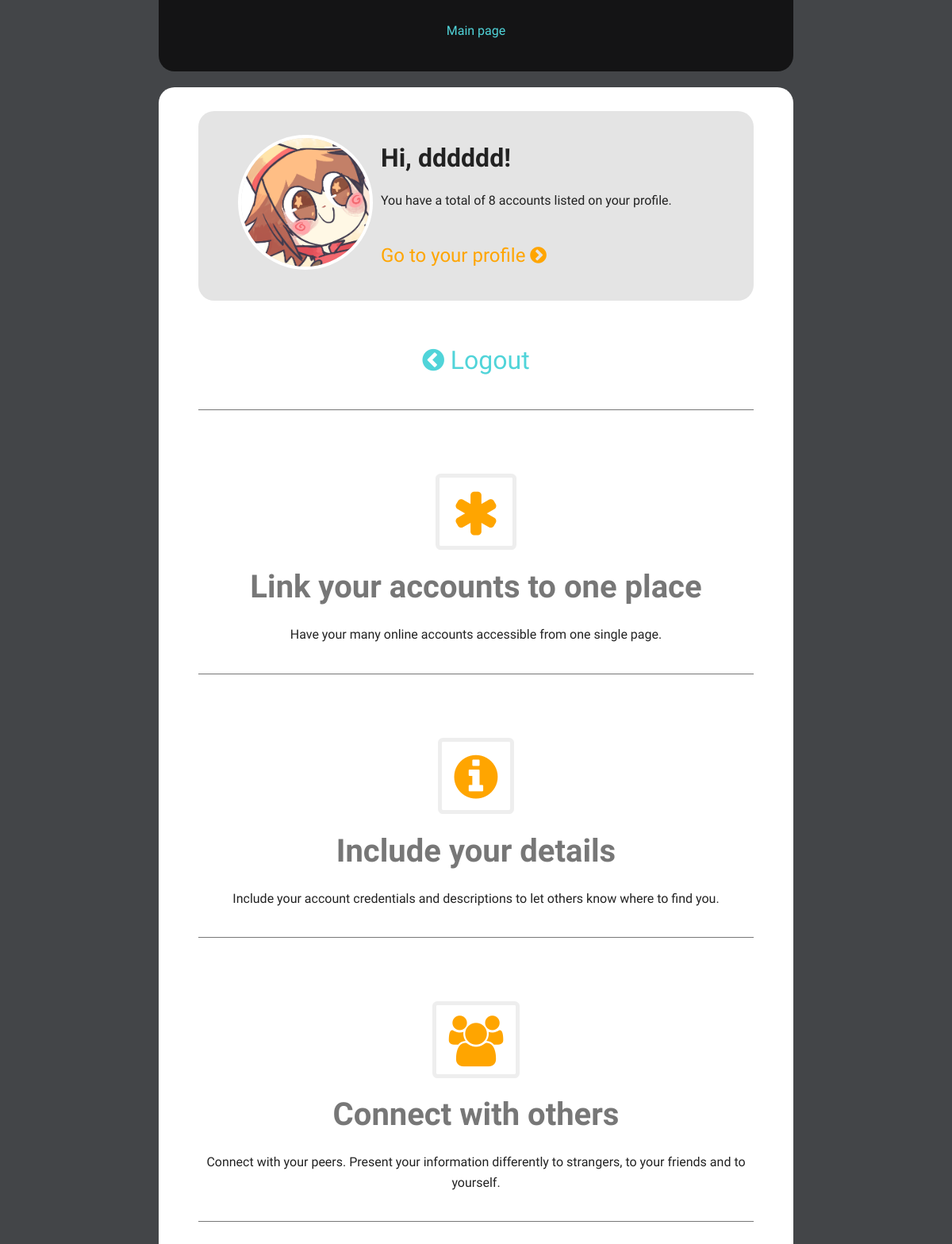
The app's page /main/ (signed in), older data.
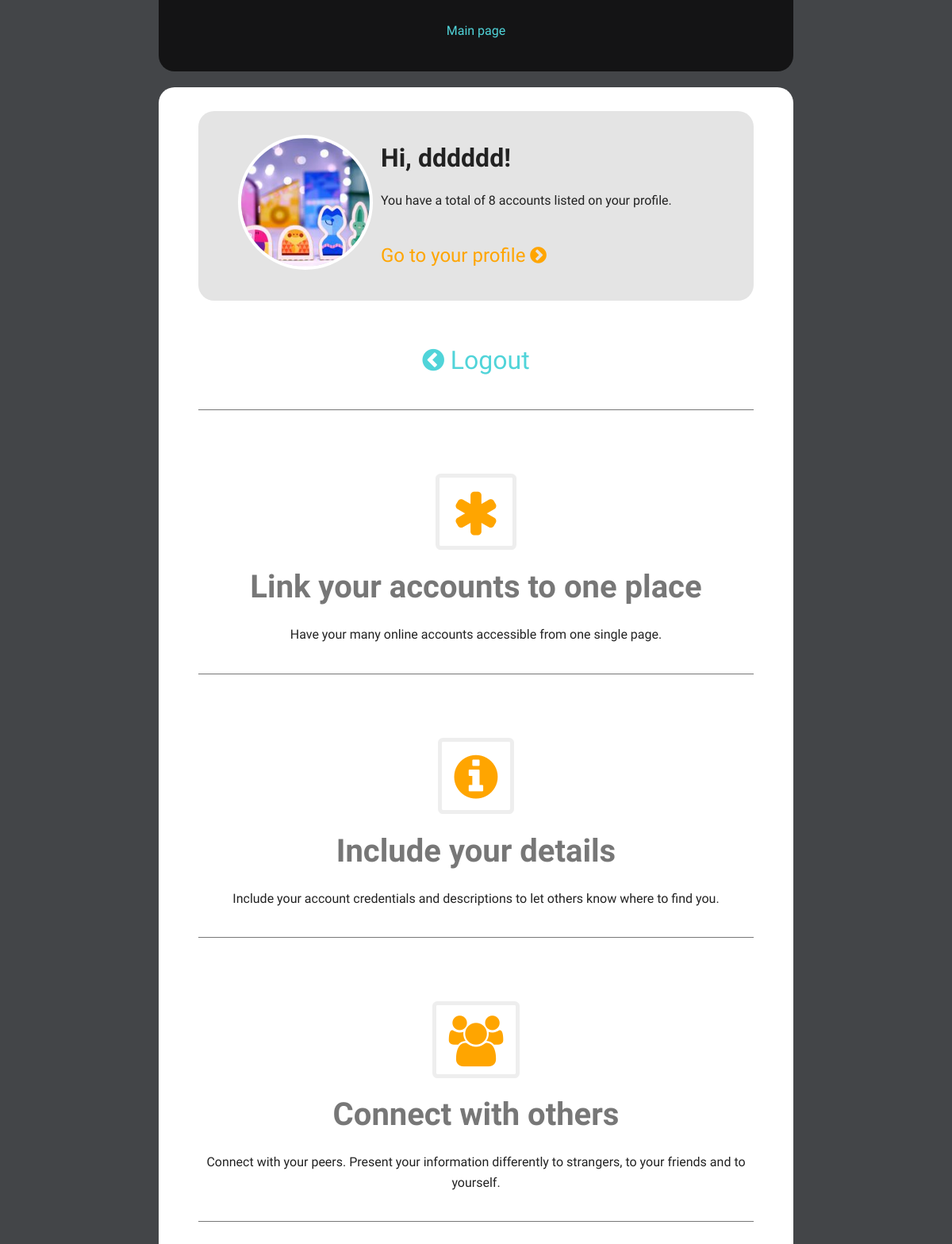
The same page, newer data.
### user/models.py (models this page shows, shortened)
class User(models.Model):
    VIS_CHOICES=(
        (1, 'Public'),
        (0, 'Private'),
    )
    username = models.CharField(max_length=50)
    password = models.CharField(max_length=50)
    email = models.EmailField()
    displayname = models.CharField(max_length=50)
    description = models.CharField(max_length=200, blank=True)
    vis = models.PositiveSmallIntegerField(choices=VIS_CHOICES, default=1)
    profileImg = models.ImageField(upload_to='pic/', default = 'pic/default.jpg')
    bgImg = models.ImageField(upload_to='bg/', default = 'bg/default.jpg')  #change to imagefield?
    useBg = models.BooleanField()

### main/views.py (the view)
def index(request):
    template = loader.get_template('main/index.html')
    try:
        u = user.views.getLoggedInUser(request)
    except User.DoesNotExist:
        return HttpResponse(template.render({}, request))
    notifNum = user.views.getUnreadNotifNum(request)
    return HttpResponse(template.render({'user': u, 'notifNum': notifNum}, request))

### user/views.py (called while the page is built)
def getLoggedInUser(request):
    uid = request.session.get('login_id')
    try:
        u = User.objects.get(id=uid)
    except (KeyError, User.DoesNotExist):
        return None
    return u

def getUnreadNotifNum(request):
    u = getLoggedInUser(request)
    if u:
        num = Notification.objects.filter(Q(fromuser=u.id) & Q(is_accepted=True) & Q(is_read=False) |  Q(touser=u.id) & Q(is_accepted=False) & Q(is_read=False)).count()
        return num

### main/templates/main/index.html (shortened to what this page needs)
{% extends 'main/layoutmain.html' %}
{% block content %}
<div class="realcontent">
  {% if request.session.loggedin %}
  {% include 'main/loggedinbox.html' %}
  {% endif %}
  <div class="wow fadeInUp mainbox">
    <i class="fa fa-asterisk fa-4x fa-border orange-text leftbox" aria-hidden="true"></i>
    <h1 class="title">Link your accounts to one place</h1>
    <p>Have your many online accounts accessible from one single page.
    </p>
  </div>
  <div class="wow fadeInUp mainbox">
    <i class="fa fa-info-circle fa-4x fa-border orange-text leftbox" aria-hidden="true"></i>
    <h1 class="title">Include your details</h1>
    <p>Include your account credentials and descriptions to let others know where to find you.</p>
  </div>
  <div class="wow fadeInUp mainbox">
    <i class="fa fa-users fa-4x fa-border orange-text leftbox" aria-hidden="true"></i>
    <h1 class="title">Connect with others</h1>
    <p>Connect with your peers. Present your information differently to strangers, to your friends and to yourself.</p>
  </div>
</div>
{% endblock %}

### main/templates/main/loggedinbox.html
<div class="loggedinbox">
  <img src="/media/{{user.profileImg}}"/>
  <h1>Hi, {{ user.displayname }}!</h1>
  <p>You have a total of {{ user.post_set.all.count }} accounts listed on your profile.</p>
  <br />
  <p><a href="{% url 'user:index' %}" class="hvr-bob">Go to your profile <i class="fa fa-chevron-circle-right fa-1x" aria-hidden="true"></i></a></p>
</div>
<div class="mainbox logoutbox">
  <p><a href="{% url 'user:logout' %}" class="hvr-bob"><i class="fa fa-chevron-circle-left fa-1x" aria-hidden="true"></i> Logout</a></p>
</div>

Row changes from the older to the newer data that the page shows:
changed User "dddddd": profileImg: a different picture
